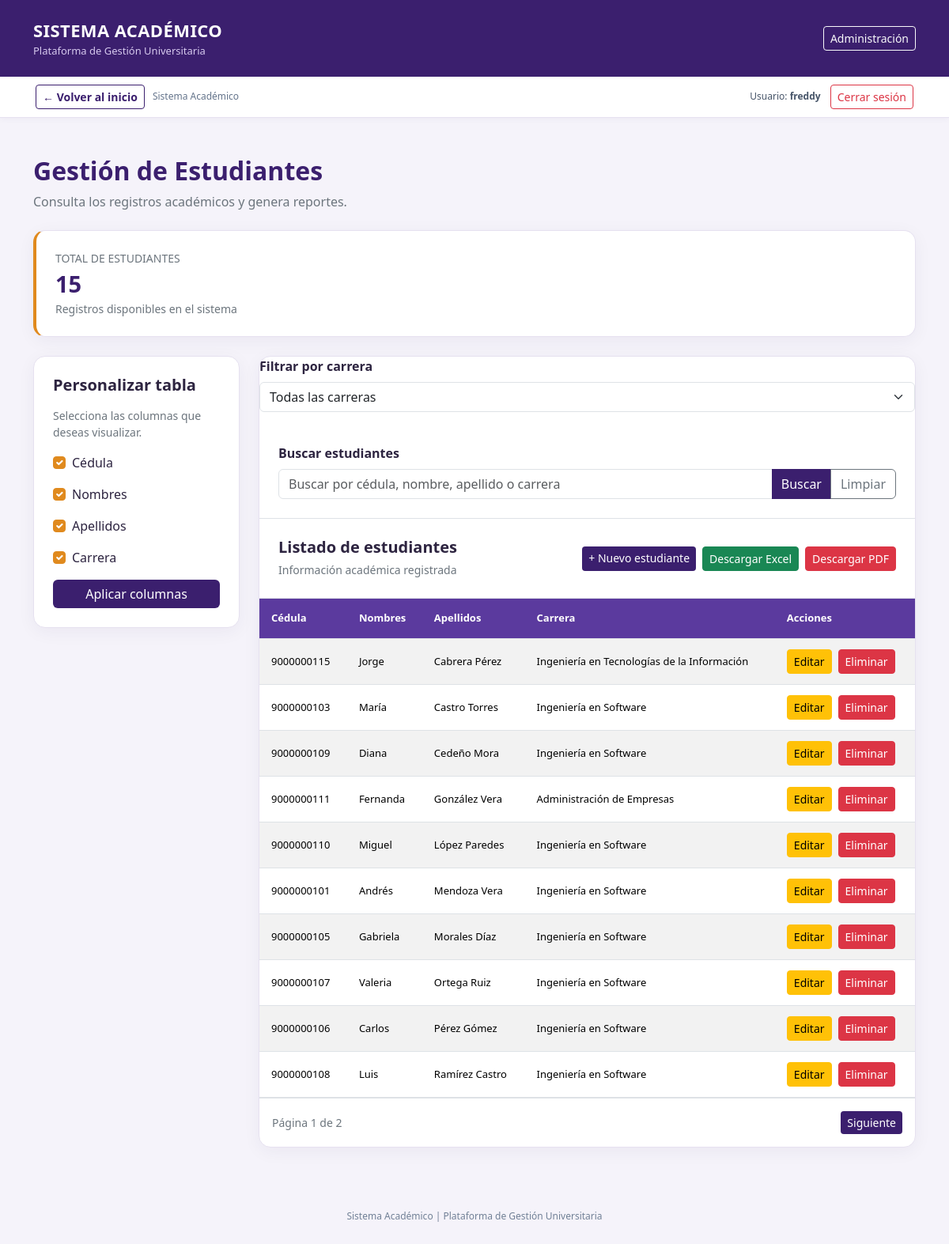
The page /academico/estudiantes/ (signed in) on the database its author committed.
### academico/models.py (models this page shows, shortened)
class Estudiante(ModeloBase):
    cedula = models.CharField(
        "Cédula",
        max_length=10,
        unique=True
    )
    nombres = models.CharField(max_length=80)
    apellidos = models.CharField(max_length=80)
    email = models.EmailField(
        "Correo",
        blank=True
    )
    telefono = models.CharField(
        "Teléfono",
        max_length=15,
        blank=True
    )
    fecha_nacimiento = models.DateField(
        "Fecha de nacimiento",
        null=True,
        blank=True
    )
    carrera = models.ForeignKey(
        Carrera,
        on_delete=models.PROTECT,
        related_name="estudiantes"
    )
    foto = models.ImageField(
        upload_to="estudiantes/",
        blank=True
    )
    class Meta:
        verbose_name = "Estudiante"
        verbose_name_plural = "Estudiantes"
        ordering = ["apellidos", "nombres"]

class Carrera(ModeloBase):
    facultad = models.ForeignKey(
        Facultad,
        on_delete=models.PROTECT,
        related_name="carreras"
    )
    codigo = models.CharField(
        "Código",
        max_length=10,
        unique=True
    )
    nombre = models.CharField(max_length=150)
    duracion_semestres = models.PositiveSmallIntegerField(
        "Duración (semestres)",
        default=8
    )
    class Meta:
        verbose_name = "Carrera"
        verbose_name_plural = "Carreras"
        ordering = ["nombre"]

### academico/views.py (the view, shortened to what this page needs)
class EstudianteListView(LoginRequiredMixin, FiltroCamposMixin, ListView):
    model = Estudiante
    template_name = "academico/estudiante_lista.html"
    context_object_name = "estudiantes"
    paginate_by = 10
    titulo_reporte = "Reporte de Estudiantes"
    campos_disponibles = {
        "cedula": "Cédula",
        "nombres": "Nombres",
        "apellidos": "Apellidos",
        "carrera__nombre": "Carrera",
    }
    campos_por_defecto = [
        "cedula",
        "nombres",
        "apellidos",
        "carrera__nombre",
    ]
    ordering = ["apellidos", "nombres"]
    def get_queryset(self):
        queryset = super().get_queryset()
        busqueda = self.request.GET.get("buscar", "").strip()
        carrera_id = self.request.GET.get("carrera", "").strip()
        if carrera_id.isdigit():
            queryset = queryset.filter(
                carrera_id=int(carrera_id)
            )
        return queryset
    def get_context_data(self, **kwargs):
        contexto = super().get_context_data(**kwargs)
        contexto["carreras"] = Carrera.objects.order_by("nombre")
        contexto["carrera_seleccionada"] = (
            self.request.GET.get("carrera", "")
        )
        contexto["filas_con_estudiante"] = list(
            zip(contexto["object_list"], contexto["filas"])
        )
        return contexto

### academico/templates/academico/estudiante_lista.html (shortened to what this page needs)
<!DOCTYPE html>
<html lang="es">
<head>
    <link href="https://cdn.jsdelivr.net/npm/bootstrap@5.3.3/dist/css/bootstrap.min.css" rel="stylesheet">
</head>
<body>
    <header class="barra-superior">
        <div class="container">
            <div class="d-flex justify-content-between align-items-center">
                <div>
                    <div class="marca">SISTEMA ACADÉMICO</div>
                    <div class="subtitulo">
                        Plataforma de Gestión Universitaria
                    </div>
                </div>
                <a href="/admin/" class="btn btn-outline-light btn-sm">
                    Administración
                </a>
            </div>
        </div>
    </header>
    {% include "core/_navegacion.html" %}
    <main class="container py-5">
        <div class="mb-4">
            <h2 class="titulo-seccion">Gestión de Estudiantes</h2>
            <p class="text-secondary">
                Consulta los registros académicos y genera reportes.
            </p>
        </div>
        <div class="tarjeta resumen p-4 mb-4">
            <div class="text-secondary small">
                TOTAL DE ESTUDIANTES
            </div>
            <div class="numero-registros">
                {{ paginator.count }}
            </div>
            <div class="small text-secondary">
                Registros disponibles en el sistema
            </div>
        </div>
        <form method="get"
              action="{% url 'academico:estudiante_lista' %}">
            <div class="row g-4">
                <div class="col-lg-3">
                    <div class="tarjeta p-4">
                        <h5 class="fw-bold mb-3">
                            Personalizar tabla
                        </h5>
                        <p class="text-secondary small">
                            Selecciona las columnas que deseas visualizar.
                        </p>
                        {% for campo, etiqueta in campos_disponibles.items %}
                            <div class="form-check mb-3">
                                <input class="form-check-input"
                                       type="checkbox"
                                       name="campos"
                                       value="{{ campo }}"
                                       id="campo{{ forloop.counter }}"
                                       {% if campo in campos_seleccionados %}checked{% endif %}>
                                <label class="form-check-label"
                                       for="campo{{ forloop.counter }}">
                                    {{ etiqueta }}
                                </label>
                            </div>
                        {% endfor %}
                        <button type="submit"
                                class="btn btn-principal w-100">
                            Aplicar columnas
                        </button>
                    </div>
                </div>
                <div class="col-lg-9">
                    <div class="tarjeta overflow-hidden">
                       <label for="carrera" class="form-label fw-bold">
                            Filtrar por carrera
                        </label>
                           <select name="carrera"
                               id="carrera"
                               class="form-select mb-3">
                                <option value="">Todas las carreras</option>
                            </select>
                       <div class="p-4 border-bottom">
                            <label for="buscar" class="form-label fw-bold">
                               Buscar estudiantes
                            </label>
                        <div class="input-group">
                            <input
                                type="text"
                                class="form-control"
                                id="buscar"
                                name="buscar"
                                value="{{ request.GET.buscar|default:'' }}"
                                placeholder="Buscar por cédula, nombre, apellido o carrera"
                            >
                            <button type="submit" class="btn btn-principal">
                               Buscar
                            </button>
                            <a href="{% url 'academico:estudiante_lista' %}"
                               class="btn btn-outline-secondary">
                                Limpiar
                            </a>
                        </div>
             </div>
                        <div class="p-4 border-bottom">
                            <div class="d-flex flex-wrap justify-content-between align-items-center gap-3">
                                <div>
                                    <h5 class="fw-bold mb-1">
                                        Listado de estudiantes
                                    </h5>
                                    <small class="text-secondary">
                                        Información académica registrada
                                    </small>
                                </div>
                                <div class="d-flex gap-2">
                                    {% if user.is_authenticated %}
                                        <a href="{% url 'academico:estudiante_crear' %}"
                                           class="btn btn-principal btn-sm">
                                            + Nuevo estudiante
                                        </a>
                                    {% endif %}
                                    <button type="submit"
                                            name="exportar"
                                            value="excel"
                                            class="btn btn-success btn-sm">
                                        Descargar Excel
                                    </button>
                                    <button type="submit"
                                            name="exportar"
                                            value="pdf"
                                            class="btn btn-danger btn-sm">
                                        Descargar PDF
                                    </button>
                                </div>
                            </div>
                        </div>
                        <div class="table-responsive">
                            <table class="table table-striped tabla-estudiantes mb-0">
                                <thead>
                                    <tr>
                                      {% for encabezado in encabezados %}
                                        <th>{{ encabezado }}</th>
                                          {% endfor %}
                                          {% if user.is_authenticated %}
                                        <th>Acciones</th>
                                          {% endif %}
                                    </tr>
                                </thead>
                                <tbody>
                                     {% for estudiante, fila in filas_con_estudiante %}
                                        <tr>
                                            {% for valor in fila %}
                                                <td>{{ valor }}</td>
                                            {% endfor %}
                                            {% if user.is_authenticated %}
                                               <td>
                                                    <div class="d-flex gap-2">
                                                        <a href="{% url 'academico:estudiante_editar' estudiante.pk %}"
                                                           class="btn btn-warning btn-sm">
                                                            Editar
                                                        </a>
                                                        <a href="{% url 'academico:estudiante_eliminar' estudiante.pk %}"
                                                           class="btn btn-danger btn-sm">
                                                             Eliminar
                                                        </a>
                                                    </div>
                                                </td>
                                            {% endif %}
                                        </tr>
                                    {% endfor %}
                                </tbody>
                            </table>
                        </div>
                        {% if is_paginated %}
                            <div class="p-3 border-top d-flex justify-content-between align-items-center">
                                <span class="small text-secondary">
                                    Página {{ page_obj.number }}
                                    de {{ paginator.num_pages }}
                                </span>
                                <div class="d-flex gap-2">
                                    {% if page_obj.has_next %}
                                        <button type="submit"
                                                name="page"
                                                value="{{ page_obj.next_page_number }}"
                                                class="btn btn-principal btn-sm">
                                            Siguiente
                                        </button>
                                    {% endif %}
                                </div>
                            </div>
                        {% endif %}
                    </div>
                </div>
            </div>
        </form>
    </main>
    <footer class="pie-sistema">
        Sistema Académico | Plataforma de Gestión Universitaria
    </footer>
</body>
</html>

### core/templates/core/_navegacion.html (shortened to what this page needs)
<nav aria-label="Navegación del sistema" style="background:#fff;border-bottom:1px solid #e6e1f0;box-shadow:0 2px 8px rgba(59,31,110,.04)">
  <div style="max-width:1140px;margin:0 auto;padding:10px 15px;display:flex;align-items:center;justify-content:space-between;gap:12px;flex-wrap:wrap">
    <div style="display:flex;align-items:center;gap:10px;flex-wrap:wrap">
      {% if request.path != '/' %}
      <a href="{% url 'inicio' %}" class="btn btn-outline-primary btn-sm" style="border-color:#3b1f6e;color:#3b1f6e;font-weight:600">
        &larr; Volver al inicio
      </a>
      {% else %}
      <span style="font-weight:700;color:#3b1f6e;font-size:14px">Panel principal</span>
      {% endif %}
      <span style="font-size:12px;color:#64748b">Sistema Académico</span>
    </div>
    <div style="display:flex;align-items:center;gap:12px;flex-wrap:wrap">
      <span style="font-size:12px;color:#475569">Usuario: <strong>{{ request.user.get_username }}</strong></span>
      <form action="{% url 'logout' %}" method="post" style="margin:0">
        <button type="submit" class="btn btn-outline-danger btn-sm" aria-label="Cerrar sesión del sistema">Cerrar sesión</button>
      </form>
    </div>
  </div>
</nav>

### rows shown on the page
Estudiante: fila "9000000115" "Jorge" "Cabrera Pérez"
Carrera: fila "Ingeniería en Tecnologías de la Información"
Estudiante: fila "9000000103" "María" "Castro Torres"
Carrera: fila "Ingeniería en Software" "Ingeniería en Software" "Ingeniería en Software" "Ingeniería en Software" "Ingeniería en Software" "Ingeniería en Software" "Ingeniería en Software" "Ingeniería en Software"
Estudiante: fila "9000000109" "Diana" "Cedeño Mora"
Estudiante: fila "9000000111" "Fernanda" "González Vera"
Carrera: fila "Administración de Empresas"
Estudiante: fila "9000000110" "Miguel" "López Paredes"
Estudiante: fila "9000000101" "Andrés" "Mendoza Vera"
Estudiante: fila "9000000105" "Gabriela" "Morales Díaz"
Estudiante: fila "9000000107" "Valeria" "Ortega Ruiz"
Estudiante: fila "9000000106" "Carlos" "Pérez Gómez"
Estudiante: fila "9000000108" "Luis" "Ramírez Castro"

### other values the page prints
{{ request.user.get_username }} "freddy"
{{ paginator.count }} "15"
{{ etiqueta }} "Cédula" "Nombres" "Apellidos" "Carrera"
{{ encabezado }} "Cédula" "Nombres" "Apellidos" "Carrera"
{{ page_obj.number }} "1"
{{ paginator.num_pages }} "2"
